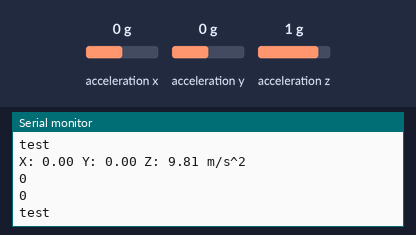
The sketch below on a simulated Arduino Uno, built with avr-gcc and run on an emulated ATmega328P. Shown: the last lines printed to the serial monitor. The inputs (shaded band) are chosen by the test bench; at power-on: acceleration x 0 g, acceleration y 0 g, acceleration z 1 g. No radio packets arrive unless stated.

Above: at 1.2 s.
1.3 s: acceleration x set to -1.4 g
At 1.39 s:
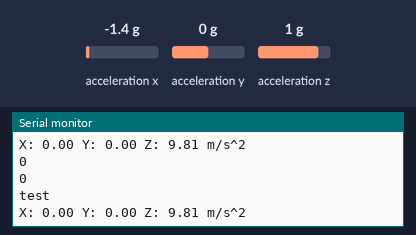
4.3 s: acceleration y set to -1.4 g
At 4.45 s:
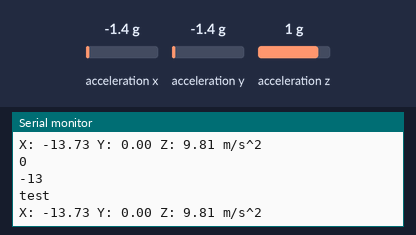
5.8 s: acceleration z set to -1.4 g
At 5.98 s:
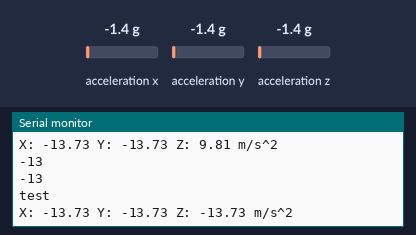

The sketch:

robotic_arm.ino
```cpp
#include <Wire.h>
#include <SPI.h>
#include <Adafruit_LIS3DH.h>
#include <Adafruit_Sensor.h>
#include <RF24.h>

int gy_x, gy_y;

int servop1 = 4;
int servop2 = 5;

#define LIS3DH_CLK 6
#define LIS3DH_MISO 20
#define LIS3DH_MOSI 21
// Used for hardware & software SPI
#define LIS3DH_CS 10
//software SPI

    RF24 radio(8, 9); // CE, CSN
    const byte address[6] = "00001";

Adafruit_LIS3DH lis = Adafruit_LIS3DH(LIS3DH_CS, LIS3DH_MOSI, LIS3DH_MISO, LIS3DH_CLK);

void setup(){
    radio.begin();
    radio.openWritingPipe(address);
    radio.setPALevel(RF24_PA_MIN);
    radio.stopListening();
  Serial.begin(9600);
  Serial.println("LIS3DH test!");
  if (! lis.begin(0x18)) {
    Serial.println("Try again, couldn't start");
  }
  Serial.println("LIS3DH found!");
}

void loop(){
  lis.read();

  sensors_event_t event;
  lis.getEvent(&event);

  /* Display the results (acceleration is measured in m/s^2) */
  Serial.print("X: "); Serial.print(event.acceleration.x);
  Serial.print(" Y: "); Serial.print(event.acceleration.y);
  Serial.print(" Z: "); Serial.print(event.acceleration.z);
  Serial.println(" m/s^2 ");

  Serial.println();

  delay(200);

gy_x = event.acceleration.x;
gy_y = event.acceleration.y;

Serial.println(gy_y);
Serial.println(gy_x);


radio.write(&gy_x, sizeof(gy_x));
radio.write(&gy_y, sizeof(gy_y));
Serial.println("test");

delay(100);


}
```

app.cpp
```cpp

```

Measured:
- after the input at 5.8 s, the serial monitor: prints a new line at once (image 3)
